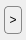
<?xml version="1.0" encoding="UTF-8"?>
<ui version="4.0">
 <class>MinifiedToolbar</class>
 <widget class="QWidget" name="MinifiedToolbar">
  <property name="geometry">
   <rect>
    <x>0</x>
    <y>0</y>
    <width>26</width>
    <height>40</height>
   </rect>
  </property>
  <property name="windowTitle">
   <string>Form</string>
  </property>
  <property name="styleSheet">
   <string>QToolButton {
color: black;
border: 1px solid #888;
border-radius: 4px;
background: qradialgradient(cx: 0.3, cy: -0.4,
fx: 0.3, fy: -0.4,
radius: 1.35, stop: 0 #fff, stop: 1 #d2d2d2);
}
QToolButton:hover {
background: qradialgradient(cx: 0.3, cy: -0.4,
fx: 0.3, fy: -0.4,
radius: 1.35, stop: 0 #fff, stop: 1 #e2e2e2);
}
QToolButton:pressed {
background: qradialgradient(cx: 0.4, cy: -0.1,
fx: 0.4, fy: -0.1,
radius: 1.35, stop: 0 #fff, stop: 1 #c2c2c2);
}</string>
  </property>
  <layout class="QHBoxLayout" name="horizontalLayout">
   <property name="margin">
    <number>0</number>
   </property>
   <item>
    <widget class="QToolButton" name="showToolbarButton">
     <property name="sizePolicy">
      <sizepolicy hsizetype="Fixed" vsizetype="Fixed">
       <horstretch>0</horstretch>
       <verstretch>24</verstretch>
      </sizepolicy>
     </property>
     <property name="minimumSize">
      <size>
       <width>0</width>
       <height>28</height>
      </size>
     </property>
     <property name="text">
      <string>&gt;</string>
     </property>
     <property name="iconSize">
      <size>
       <width>16</width>
       <height>24</height>
      </size>
     </property>
    </widget>
   </item>
  </layout>
 </widget>
 <resources/>
 <connections/>
</ui>
